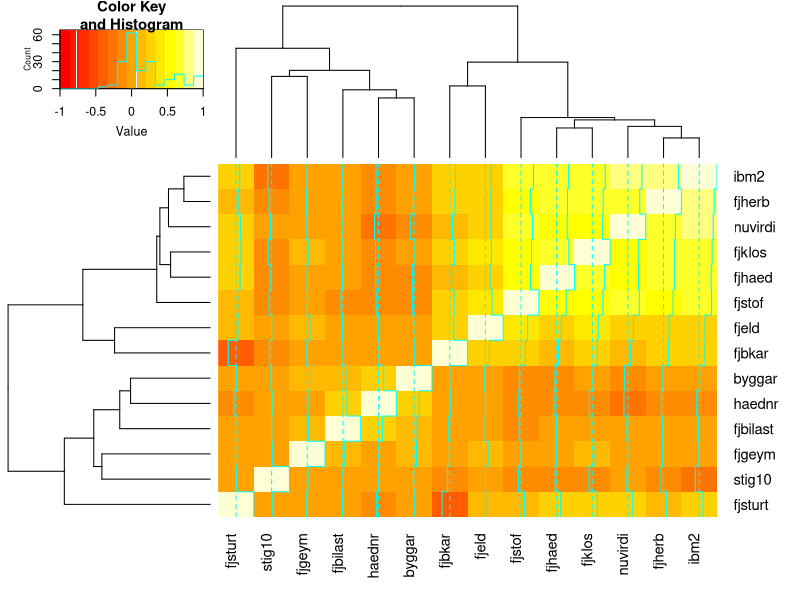
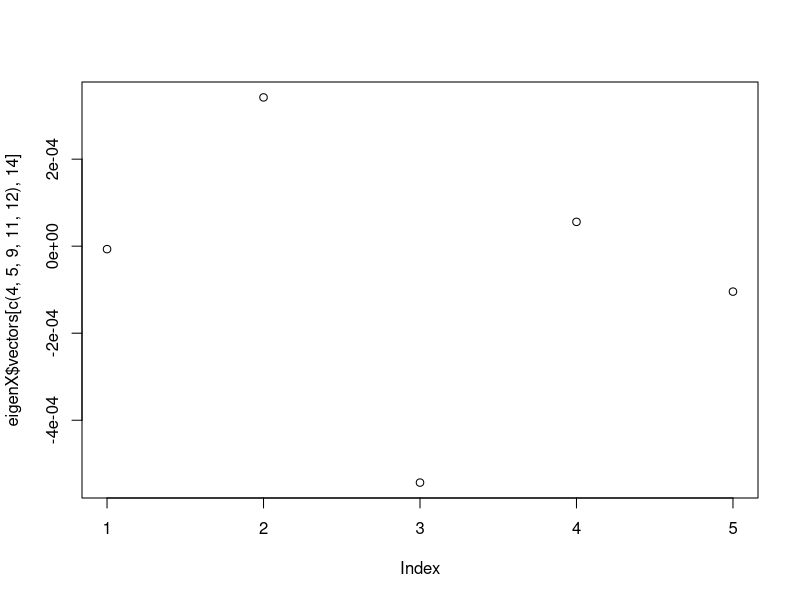
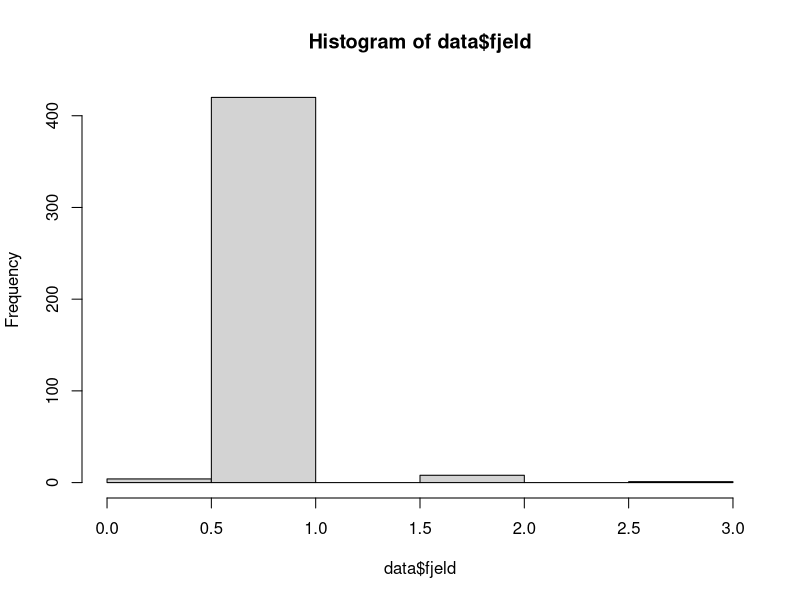
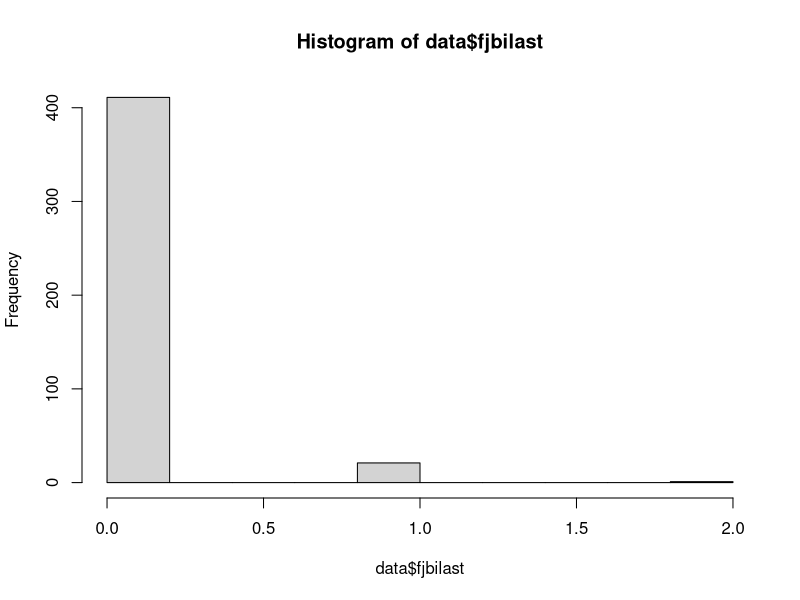
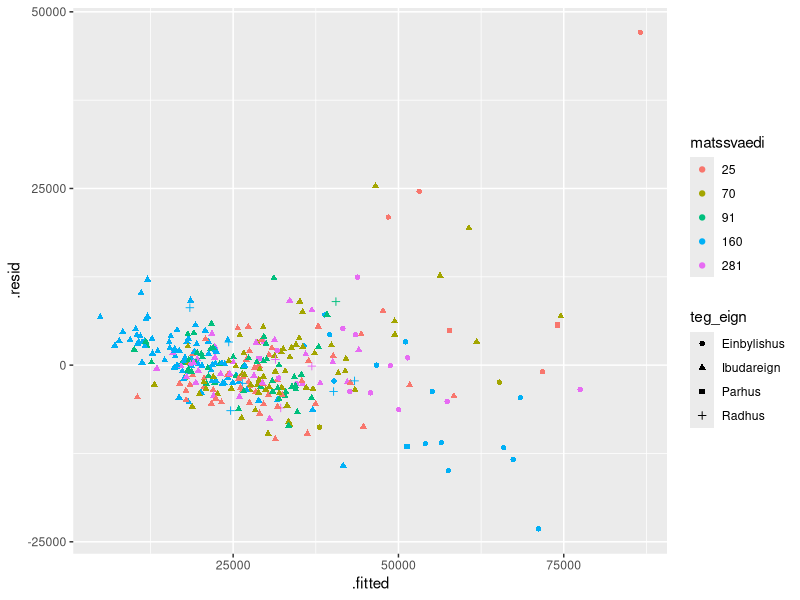

Here is the R script that generated these plots, in order:
## STIG 0: FORVINNSLA

# Hlöðum inn gagnasettinu og veljum undirsvæðin:
setwd("~/Desktop/H21/Hagnýtt línuleg tölfræðilíkön/Heimadæmi/HLT-V5")

library(MASS)
library(tidyverse)
library(GGally)
set.seed(11)

data_big <- data.frame(read.table("gagnasafn_endurmat2017_litid.csv", header = T, sep = ","))
sublocations = c(25, 70, 91, 160, 281)
data = data_big[data_big$matssvaedi == sublocations, ]

# Fjarlægjum breytur sem augljóslega skipta ekki máli:
data <- subset( data, select = -c(svfn,rfastnum) )

# Skilgreinum tegundir breyta:
data[ ,"kdagur"] <- as.Date(data[ ,"kdagur"]) # Kaupdagur sem dagsetning
data[ ,"teg_eign"] <- as.factor(data[ ,"teg_eign"]) # Tegund eignar sem flokkur

# Ath að í verkefni segir að "lyfta" sé binary en í gögnum virðist hún vera fjöldi lyfta.
data[ ,"lyfta"] <- data[,"lyfta"]>0 # Kannski halda, kannski sleppa

# Kannski hafa stig10 logical 10 eða ekki 10.
data[ ,"matssvaedi"] <- as.factor(data[ ,"matssvaedi"]) # Staðsetning sem flokkur
data[ ,"undirmatssvaedi"] <- as.factor(data[ ,"undirmatssvaedi"]) # Undirstaðsetning sem flokkur
data[ ,"ibteg"] <- as.factor(data[ ,"ibteg"]) # Tegund íbúðar sem flokkur (ath, bara tveir flokkar og stendur numerical í verkefnalýsingu)

# Splittum datasetti í þjálfun og prófun:
sizeTraining = floor(0.75 * nrow(data))
trainingSampleRowId <- sample(1:nrow(data), size = sizeTraining, replace = F)
train_data <- data[trainingSampleRowId, ]
test_data <- data[-trainingSampleRowId, ]

## STIG 1: FYRSTA LÍKAN OG TÖLFRÆÐI HEILDARGAGNASETTS

# Skoðum mean, sd, min, max, kvantíla (og annað?) fyrir gagnasettið okkar:
# Óklárað

# Fittum fyrsta líkan, án nokkurrar vinnslu:
lm.first = lm(nuvirdi ~ ., data = train_data)

# Skráum RMSE, R^2 adjusted og PRESS fyrir líkanið:
sqrt(mean(residuals(lm.first)^2))
summary(lm.first)

# Skoðum spágildi líkansins út frá prófunargagnasetti:
test_resid = (predict(lm.first, test_data) - test_data$nuvirdi)
sqrt(mean(test_resid^2))

# Skoðum einnig annars konar grunnlíkan, sem tekur bara mið af fermetrum:
# Gæti verið baseline
lm.simple <- lm(nuvirdi ~ ibm2, data = train_data)
summary(lm.simple)
sqrt(mean(residuals(lm.simple)^2))

# Skoðum loks STEPWISE framleitt líkan, sem við notum bara til samanburðar:
stepWiseLM <- stepAIC(object = lm.first, direction = 'both', trace = T)
summary(stepWiseLM)

## STIG 2: Gagnaúrvinnsla, augljósir flokkar fjarlægðir

# Skoðum breytur sem eru of líkar, multiple collinearity:
nums <- unlist(lapply(data, is.numeric))  
library(gplots)
heatmap.2(cor(data[,nums])) 
# Sjáum cluster af hópum sem eru mjög líkir. Skoðum eigingildi:
X <- model.matrix(lm( nuvirdi ~ ., data[,nums]))
eigenX <- eigen(t(X) %*% X)
condNumber <- max(eigenX$values)/min(eigenX$values)
condNumber
# Risastór ástandstala fyrir fylkið, skoðum eiginvigra með lág eigingildi
eigenX$values
# Sjáum að eigingildi 14 er pínkulítið
eigenX$vectors[, 14]
colnames(data[,nums])[c(4, 5, 9, 11, 12)]
sum(eigenX$vectors[c(4, 5, 9, 11, 12), 14])
sum(eigenX$vectors[,14])
plot(eigenX$vectors[c(4, 5, 9, 11, 12),14])
bad_actors <- eigenX$vectors[c(4, 5, 9, 11, 12), 14]
sum(bad_actors[c(1,5)]) - sum(bad_actors[c(2,3,4)])
# Sjáum að ibm2 og fjstof tjá nokkurn veginn sömu upplýsingar og hinar
# -> niðurstaða, taka út fjherb, fjlkos, fjhaed

# Tökum þessa þætti út og skoðum aftur módelið:
td2 = subset( train_data, select = -c(fjherb, fjklos, fjhaed) )
lm.second = lm(nuvirdi ~ ., data = td2)

# Fáum stærra RMSE en örlítið hærra R^2 adjusted...
summary(lm.first)
summary(lm.second)
sqrt(mean(residuals(lm.first)^2))
sqrt(mean(residuals(lm.second)^2))
# Gætum gert F prófs samanburð hérna, skoða glósur...

# Sjáum samt að fjbilast og fjeld eru nokkurn veginn eins fyrir alla punkta:
hist(data$fjeld)
hist(data$fjbilast)
# Þau mælast líka með mjög hátt p-gildi, svo við metum það svo að þetta megi fjúka
td3 = subset( td2, select = -c(fjeld, fjbilast) )
lm.third = lm(nuvirdi ~ ., data = td3)
sqrt(mean(residuals(lm.third)^2))
summary(lm.third)
# Lítil sem engin breyting í RMSE en R^2 hækkar, svo þetta er gott...

## STIG 3: GAGNAÚRVINNSLA, MINNA AUGLJÓSIR FLOKKAR FJARLÆGÐIR
group_by(data, undirmatssvaedi) %>% count()
# Einu hóparnir sem fá lágt p-gildi eru 3 og 6 (Ægissíða, Vesturbær NA við Hringbraut)
# en aðeins 7 og 4 stök falla þar undir.
# Fjölmennustu hóparnir, 21 og 28 (Vesturberg í Breiðholti og Blokkir við 
# Kringlumýrabraut), virðast skipta litlu máli.
# Mér finnst þetta ástæða til að sleppa undirmatssvæðum í heild sinni.
# -> Prófum það!

td4 = subset( td3, select = -c(undirmatssvaedi))
lm.fourth = lm(nuvirdi ~ ., data = td4)
sqrt(mean(residuals(lm.fourth)^2))
summary(lm.fourth)
# Hér hækkar RMSE en R^2 lækkar. Þyrftum að skoða þetta betur...
# Ég ætla að prófa að vinna áfram með td3 en þetta er samt örugglega gott skref seinna

# Af teg_eign er Parhus að mælast með besta svörun (fyrir utan mögulega einbylishus)
# en það eru bara 6 gagnapunktar. Skoðum þess vegna að fella teg_eign inn í ibteg.
# Það nær utan um nokkuð mikið, eins og sést:
group_by(data, ibteg, teg_eign) %>% count()

td4 = subset( td3, select = -c(ibteg))
lm.fourth = lm(nuvirdi ~ ., data = td4)
sqrt(mean(residuals(lm.fourth)^2))
summary(lm.fourth)

td4 = subset( td3, select = -c(teg_eign))
lm.fourth = lm(nuvirdi ~ ., data = td4)
sqrt(mean(residuals(lm.fourth)^2))
summary(lm.fourth)

# Sjáum að -ibteg stendur sig betur en -teg_eign, svo við veljum út ibteg
# Núna stækkar R^2 á meðan RMSE minnkar, svo þetta er gott...
# Upp á grínið, prófum að taka hvort tveggja út og sjá hvernig það hegðar sér:

td4 = subset( td3, select = -c(ibteg, undirmatssvaedi))
lm.fourth = lm(nuvirdi ~ ., data = td4)
sqrt(mean(residuals(lm.fourth)^2))
summary(lm.fourth)

# Ég meina, þetta er alveg sæmilegt... Miðað við hversu margt er fjarlægt,
# þá er þetta mögulega bara leiðin fram á við...

# Hægt að skoða muninn á plottunum að neðan (resid v. fitted) fyrir
# third og fourth, enginn svakalegur munur.

## STIG 4A: HELDUR LÍNULEIKI? GRUNNSKOÐUN

# MIKILVÆGAST: PLOT RESIDUAL Á MÓTI FITTED
fortData <- fortify(lm.fourth)
fortData %>%
  ggplot(aes(x = .fitted, y = .resid, color = matssvaedi, shape = teg_eign)) +
  geom_jitter(width = 0.25)

# Ættum að geta séð þetta vel líka með QQ-plotti af leifðinni:
# Ófullkomið

# Sjáum skýr merki um heteroskedasticity! Viljum þá væntanlega vinna með y-breytuna okkar.
# Áður en við gerum það, er réttast að skoða útlaga og áhrifamikla punkta,
# þar sem BoxCox og aðrar aðferðir eru sérstaklega næmar fyrir slíku.

## STIG 5: ÚTLAGAR OG MIKILVÆGIR PUNKTAR

# Byrjum á því að greina y-punkta með jackknife og Cook's distance:
# Ófullkomið

# Greinum nú x-punkta með Mahalanobis/H_ii gildum:
# Ófullkomið

# Ef fáir x-punktar, þá greina með resid plottum í næsta skrefi
# Ófullkomið

## STIG 4B: HELDUR LÍNULEIKI? UMBREYTINGAR

# Umbreytum y út frá BoxCox og skoðum lambda gildi
# Ófullkomið

# Skoðum aftur x-punkta og greinum frávik
# Skoðum partial residual / partial regression á x-gildum, ef þau eru nógu fá
# Ófullkomið

## STIG 6: Fitta nýtt líkan og skoða fleiri breytur til að taka út

# Ófullkomið


## STIG 7: Fara í ANCOVA greiningu á þeim breytum sem eru eftir inni

# Nota TukeyHSD
# Ófullkomið

## STIG 8: Fitta lokalíkanið og skrifa allt um það (RMSE, mean etc., R^2, blablabla)
